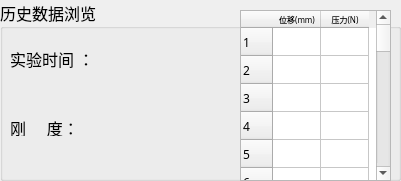
   <widget class="QGroupBox" name="groupBox_5">
    <property name="geometry">
     <rect>
      <x>900</x>
      <y>30</y>
      <width>401</width>
      <height>181</height>
     </rect>
    </property>
    <property name="font">
     <font>
      <family>黑体</family>
      <pointsize>12</pointsize>
     </font>
    </property>
    <property name="title">
     <string>历史数据浏览</string>
    </property>
    <widget class="QTableWidget" name="tableWidget_2">
     <property name="geometry">
      <rect>
       <x>240</x>
       <y>10</y>
       <width>151</width>
       <height>171</height>
      </rect>
     </property>
     <property name="font">
      <font>
       <pointsize>9</pointsize>
      </font>
     </property>
     <property name="editTriggers">
      <set>QAbstractItemView::NoEditTriggers</set>
     </property>
     <property name="rowCount">
      <number>1000</number>
     </property>
     <attribute name="horizontalHeaderCascadingSectionResizes">
      <bool>false</bool>
     </attribute>
     <attribute name="horizontalHeaderDefaultSectionSize">
      <number>48</number>
     </attribute>
     <attribute name="horizontalHeaderHighlightSections">
      <bool>false</bool>
     </attribute>
     <attribute name="horizontalHeaderMinimumSectionSize">
      <number>25</number>
     </attribute>
     <attribute name="horizontalHeaderShowSortIndicator" stdset="0">
      <bool>false</bool>
     </attribute>
     <attribute name="horizontalHeaderStretchLastSection">
      <bool>false</bool>
     </attribute>
     <attribute name="verticalHeaderCascadingSectionResizes">
      <bool>true</bool>
     </attribute>
     <attribute name="verticalHeaderDefaultSectionSize">
      <number>28</number>
     </attribute>
     <attribute name="verticalHeaderMinimumSectionSize">
      <number>24</number>
     </attribute>
     <row/>
     <row/>
     <row/>
     <row/>
     <row/>
     <row/>
     <row/>
     <row/>
     <row/>
     <row/>
     <row/>
     <row/>
     <row/>
     <row/>
     <row/>
     <row/>
     <row/>
     <row/>
     <row/>
     <row/>
     <row/>
     <row/>
     <row/>
     <row/>
     <row/>
     <row/>
     <row/>
     <row/>
     <row/>
     <row/>
     <row/>
     <row/>
     <row/>
     <row/>
     <row/>
     <row/>
     <row/>
     <row/>
     <row/>
     <row/>
     <row/>
     <row/>
     <row/>
     <row/>
     <row/>
     <row/>
     <row/>
     <row/>
     <row/>
     <row/>
     <row/>
     <row/>
     <row/>
     <row/>
     <row/>
     <row/>
     <row/>
     <row/>
     <row/>
     <row/>
     <row/>
     <row/>
     <row/>
     <row/>
     <row/>
     <row/>
     <row/>
     <row/>
     <row/>
     <row/>
     <row/>
     <row/>
     <row/>
     <row/>
     <row/>
     <row/>
     <row/>
     <row/>
     <row/>
     <row/>
     <row/>
     <row/>
     <row/>
     <row/>
     <row/>
     <row/>
     <row/>
     <row/>
     <row/>
     <row/>
     <row/>
     <row/>
     <row/>
     <row/>
     <row/>
     <row/>
     <row/>
     <row/>
     <row/>
     <row/>
     <row/>
     <row/>
     <row/>
     <row/>
     <row/>
     <row/>
     <row/>
     <row/>
     <row/>
     <row/>
     <row/>
     <row/>
     <row/>
     <row/>
     <row/>
     <row/>
     <row/>
     <row/>
     <row/>
     <row/>
     <row/>
     <row/>
     <row/>
     <row/>
     <row/>
     <row/>
     <row/>
     <row/>
     <row/>
     <row/>
     <row/>
     <row/>
     <row/>
     <row/>
     <row/>
     <row/>
     <row/>
     <row/>
     <row/>
     <row/>
     <row/>
     <row/>
     <row/>
     <row/>
     <row/>
     <row/>
     <row/>
     <row/>
     <row/>
     <row/>
     <row/>
     <row/>
     <row/>
     <row/>
     <row/>
     <row/>
     <row/>
     <row/>
     <row/>
     <row/>
     <row/>
     <row/>
     <row/>
     <row/>
     <row/>
     <row/>
     <row/>
     <row/>
     <row/>
     <row/>
     <row/>
     <row/>
     <row/>
     <row/>
     <row/>
     <row/>
     <row/>
     <row/>
     <row/>
     <row/>
     <row/>
     <row/>
     <row/>
     <row/>
     <row/>
     <row/>
     <row/>
     <row/>
     <row/>
     <row/>
     <row/>
     <row/>
     <row/>
     <row/>
     <row/>
     <row/>
     <row/>
     <row/>
     <row/>
     <row/>
     <row/>
     <row/>
     <row/>
     <row/>
     <row/>
     <row/>
     <row/>
     <row/>
     <row/>
     <row/>
     <row/>
     <row/>
     <row/>
     <row/>
     <row/>
     <row/>
     <row/>
     <row/>
     <row/>
     <row/>
     <row/>
     <row/>
     <row/>
     <row/>
     <row/>
     <row/>
     <row/>
     <row/>
     <row/>
     <row/>
     <row/>
     <row/>
     <row/>
     <row/>
     <row/>
     <row/>
     <row/>
     <row/>
     <row/>
     <row/>
     <row/>
     <row/>
     <row/>
     <row/>
     <row/>
     <row/>
     <row/>
     <row/>
     <row/>
     <row/>
     <row/>
     <row/>
     <row/>
     <row/>
     <row/>
     <row/>
     <row/>
     <row/>
     <row/>
     <row/>
     <row/>
     <row/>
     <row/>
     <row/>
     <row/>
     <row/>
     <row/>
     <row/>
     <row/>
     <row/>
     <row/>
     <row/>
     <row/>
     <row/>
     <row/>
     <row/>
     <row/>
     <row/>
     <row/>
     <row/>
     <row/>
     <row/>
     <row/>
     <row/>
     <row/>
     <row/>
     <row/>
     <row/>
     <row/>
     <row/>
     <row/>
     <row/>
     <row/>
     <row/>
     <row/>
     <row/>
     <row/>
     <row/>
     <row/>
     <row/>
     <row/>
     <row/>
     <row/>
     <row/>
     <row/>
     <row/>
     <row/>
     <row/>
     <row/>
     <row/>
     <row/>
     <row/>
     <row/>
     <row/>
     <row/>
     <row/>
     <row/>
     <row/>
     <row/>
     <row/>
     <row/>
     <row/>
     <row/>
     <row/>
     <row/>
     <row/>
     <row/>
     <row/>
     <row/>
     <row/>
     <row/>
     <row/>
     <row/>
     <row/>
     <row/>
     <row/>
     <row/>
     <row/>
     <row/>
     <row/>
     <row/>
     <row/>
     <row/>
     <row/>
     <row/>
     <row/>
     <row/>
     <row/>
     <row/>
     <row/>
     <row/>
     <row/>
     <row/>
     <row/>
     <row/>
     <row/>
     <row/>
     <row/>
     <row/>
     <row/>
     <row/>
     <row/>
     <row/>
     <row/>
     <row/>
     <row/>
     <row/>
     <row/>
     <row/>
     <row/>
     <row/>
     <row/>
     <row/>
     <row/>
     <row/>
     <row/>
     <row/>
     <row/>
     <row/>
     <row/>
     <row/>
     <row/>
     <row/>
     <row/>
     <row/>
     <row/>
     <row/>
     <row/>
     <row/>
     <row/>
     <row/>
     <row/>
     <row/>
     <row/>
     <row/>
     <row/>
     <row/>
     <row/>
     <row/>
     <row/>
     <row/>
     <row/>
     <row/>
     <row/>
     <row/>
     <row/>
     <row/>
     <row/>
     <row/>
     <row/>
     <row/>
     <row/>
     <row/>
     <row/>
     <row/>
     <row/>
     <row/>
     <row/>
     <row/>
     <row/>
     <row/>
     <row/>
     <row/>
     <row/>
     <row/>
     <row/>
     <row/>
     <row/>
     <row/>
     <row/>
     <row/>
     <row/>
     <row/>
     <row/>
     <row/>
     <row/>
     <row/>
     <row/>
     <row/>
     <row/>
     <row/>
     <row/>
     <row/>
     <row/>
     <row/>
     <row/>
     <row/>
     <row/>
     <row/>
     <row/>
     <row/>
     <row/>
     <row/>
     <row/>
     <row/>
     <row/>
     <row/>
     <row/>
     <row/>
     <row/>
     <row/>
     <row/>
     <row/>
     <row/>
     <row/>
     <row/>
     <row/>
     <row/>
     <row/>
     <row/>
     <row/>
     <row/>
     <row/>
     <row/>
     <row/>
     <row/>
     <row/>
     <row/>
     <row/>
     <row/>
     <row/>
     <row/>
     <row/>
     <row/>
     <row/>
     <row/>
     <row/>
     <row/>
     <row/>
     <row/>
     <row/>
     <row/>
     <row/>
     <row/>
     <row/>
     <row/>
     <row/>
     <row/>
     <row/>
     <row/>
     <row/>
     <row/>
     <row/>
     <row/>
     <row/>
     <row/>
     <row/>
     <row/>
     <row/>
     <row/>
     <row/>
     <row/>
     <row/>
     <row/>
     <row/>
     <row/>
     <row/>
     <row/>
     <row/>
     <row/>
     <row/>
     <row/>
     <row/>
     <row/>
     <row/>
     <row/>
     <row/>
     <row/>
     <row/>
     <row/>
     <row/>
     <row/>
     <row/>
     <row/>
     <row/>
     <row/>
     <row/>
     <row/>
     <row/>
     <row/>
     <row/>
     <row/>
     <row/>
     <row/>
     <row/>
     <row/>
     <row/>
     <row/>
     <row/>
     <row/>
     <row/>
     <row/>
     <row/>
     <row/>
     <row/>
     <row/>
     <row/>
     <row/>
     <row/>
     <row/>
     <row/>
     <row/>
     <row/>
     <row/>
     <row/>
     <row/>
     <row/>
     <row/>
     <row/>
     <row/>
     <row/>
     <row/>
     <row/>
     <row/>
     <row/>
     <row/>
     <row/>
     <row/>
     <row/>
     <row/>
     <row/>
     <row/>
     <row/>
     <row/>
     <row/>
     <row/>
     <row/>
     <row/>
     <row/>
     <row/>
     <row/>
     <row/>
     <row/>
     <row/>
     <row/>
     <row/>
     <row/>
     <row/>
     <row/>
     <row/>
     <row/>
     <row/>
     <row/>
     <row/>
     <row/>
     <row/>
     <row/>
     <row/>
     <row/>
     <row/>
     <row/>
     <row/>
     <row/>
     <row/>
     <row/>
     <row/>
     <row/>
     <row/>
     <row/>
     <row/>
     <row/>
     <row/>
     <row/>
     <row/>
     <row/>
     <row/>
     <row/>
     <row/>
     <row/>
     <row/>
     <row/>
     <row/>
     <row/>
     <row/>
     <row/>
     <row/>
     <row/>
     <row/>
     <row/>
     <row/>
     <row/>
     <row/>
     <row/>
     <row/>
     <row/>
     <row/>
     <row/>
     <row/>
     <row/>
     <row/>
     <row/>
     <row/>
     <row/>
     <row/>
     <row/>
     <row/>
     <row/>
     <row/>
     <row/>
     <row/>
     <row/>
     <row/>
     <row/>
     <row/>
     <row/>
     <row/>
     <row/>
     <row/>
     <row/>
     <row/>
     <row/>
     <row/>
     <row/>
     <row/>
     <row/>
     <row/>
     <row/>
     <row/>
     <row/>
     <row/>
     <row/>
     <row/>
     <row/>
     <row/>
     <row/>
     <row/>
     <row/>
     <row/>
     <row/>
     <row/>
     <row/>
     <row/>
     <row/>
     <row/>
     <row/>
     <row/>
     <row/>
     <row/>
     <row/>
     <row/>
     <row/>
     <row/>
     <row/>
     <row/>
     <row/>
     <row/>
     <row/>
     <row/>
     <row/>
     <row/>
     <row/>
     <row/>
     <row/>
     <row/>
     <row/>
     <row/>
     <row/>
     <row/>
     <row/>
     <row/>
     <row/>
     <row/>
     <row/>
     <row/>
     <row/>
     <row/>
     <row/>
     <row/>
     <row/>
     <row/>
     <row/>
     <row/>
     <row/>
     <row/>
     <row/>
     <row/>
     <row/>
     <row/>
     <row/>
     <row/>
     <row/>
     <row/>
     <row/>
     <row/>
     <row/>
     <row/>
     <row/>
     <row/>
     <row/>
     <row/>
     <row/>
     <row/>
     <row/>
     <row/>
     <row/>
     <row/>
     <row/>
     <row/>
     <row/>
     <row/>
     <row/>
     <row/>
     <row/>
     <row/>
     <row/>
     <row/>
     <row/>
     <row/>
     <row/>
     <row/>
     <row/>
     <row/>
     <row/>
     <row/>
     <row/>
     <row/>
     <row/>
     <row/>
     <row/>
     <row/>
     <row/>
     <row/>
     <row/>
     <row/>
     <row/>
     <row/>
     <row/>
     <row/>
     <row/>
     <row/>
     <row/>
     <row/>
     <row/>
     <row/>
     <row/>
     <row/>
     <row/>
     <row/>
     <row/>
     <row/>
     <row/>
     <row/>
     <row/>
     <row/>
     <row/>
     <row/>
     <row/>
     <row/>
     <row/>
     <row/>
     <row/>
     <row/>
     <row/>
     <row/>
     <row/>
     <row/>
     <row/>
     <row/>
     <row/>
     <row/>
     <row/>
     <row/>
     <row/>
     <row/>
     <row/>
     <row/>
     <row/>
     <row/>
     <row/>
     <row/>
     <row/>
     <row/>
     <row/>
     <row/>
     <row/>
     <row/>
     <row/>
     <row/>
     <row/>
     <row/>
     <row/>
     <row/>
     <row/>
     <row/>
     <row/>
     <row/>
     <row/>
     <row/>
     <row/>
     <row/>
     <row/>
     <row/>
     <row/>
     <row/>
     <row/>
     <row/>
     <row/>
     <row/>
     <row/>
     <row/>
     <row/>
     <row/>
     <row/>
     <row/>
     <row/>
     <row/>
     <row/>
     <row/>
     <row/>
     <row/>
     <row/>
     <row/>
     <row/>
     <row/>
     <row/>
     <row/>
     <row/>
     <row/>
     <row/>
     <row/>
     <row/>
     <row/>
     <row/>
     <row/>
     <row/>
     <row/>
     <row/>
     <row/>
     <row/>
     <row/>
     <row/>
     <row/>
     <row/>
     <row/>
     <row/>
     <row/>
     <row/>
     <row/>
     <row/>
     <row/>
     <row/>
     <row/>
     <row/>
     <row/>
     <row/>
     <row/>
     <row/>
     <row/>
     <row/>
     <row/>
     <row/>
     <row/>
     <row/>
     <row/>
     <row/>
     <row/>
     <row/>
     <row/>
     <row/>
     <row/>
     <row/>
     <row/>
     <row/>
     <row/>
     <row/>
     <row/>
     <row/>
     <row/>
     <row/>
     <row/>
     <row/>
     <row/>
     <row/>
     <row/>
     <row/>
     <row/>
     <row/>
     <row/>
     <row/>
     <row/>
     <row/>
     <row/>
     <row/>
     <row/>
     <row/>
     <row/>
     <row/>
     <row/>
     <row/>
     <row/>
     <row/>
     <row/>
     <row/>
     <row/>
     <row/>
     <row/>
     <row/>
     <row/>
     <row/>
     <row/>
     <row/>
     <row/>
     <row/>
     <row/>
     <row/>
     <row/>
     <row/>
     <row/>
     <row/>
     <row/>
     <row/>
     <row/>
     <row/>
     <row/>
     <row/>
     <row/>
     <row/>
     <row/>
     <row/>
     <row/>
     <row/>
     <row/>
     <row/>
     <row/>
     <row/>
     <row/>
     <row/>
     <row/>
     <row/>
     <row/>
     <row/>
     <row/>
     <row/>
     <row/>
     <row/>
     <row/>
     <row/>
     <row/>
     <row/>
     <row/>
     <column>
      <property name="text">
       <string>位移(mm)</string>
      </property>
      <property name="font">
       <font>
        <pointsize>6</pointsize>
       </font>
      </property>
     </column>
     <column>
      <property name="text">
       <string>压力(N)</string>
      </property>
      <property name="font">
       <font>
        <pointsize>6</pointsize>
       </font>
      </property>
     </column>
     <item row="0" column="0">
      <property name="font">
       <font>
        <pointsize>6</pointsize>
       </font>
      </property>
     </item>
     <item row="3" column="1">
      <property name="font">
       <font>
        <pointsize>6</pointsize>
       </font>
      </property>
     </item>
    </widget>
    <widget class="QLabel" name="label_4">
     <property name="geometry">
      <rect>
       <x>10</x>
       <y>48</y>
       <width>91</width>
       <height>21</height>
      </rect>
     </property>
     <property name="text">
      <string>实验时间 ：</string>
     </property>
    </widget>
    <widget class="QLabel" name="label_9">
     <property name="geometry">
      <rect>
       <x>10</x>
       <y>120</y>
       <width>91</width>
       <height>16</height>
      </rect>
     </property>
     <property name="text">
      <string>刚     度：</string>
     </property>
    </widget>
    <widget class="QLabel" name="label_10">
     <property name="geometry">
      <rect>
       <x>93</x>
       <y>50</y>
       <width>141</width>
       <height>20</height>
      </rect>
     </property>
     <property name="font">
      <font>
       <pointsize>10</pointsize>
      </font>
     </property>
     <property name="text">
      <string/>
     </property>
    </widget>
    <widget class="QLabel" name="label_11">
     <property name="geometry">
      <rect>
       <x>100</x>
       <y>120</y>
       <width>151</width>
       <height>20</height>
      </rect>
     </property>
     <property name="text">
      <string/>
     </property>
    </widget>
   </widget>
